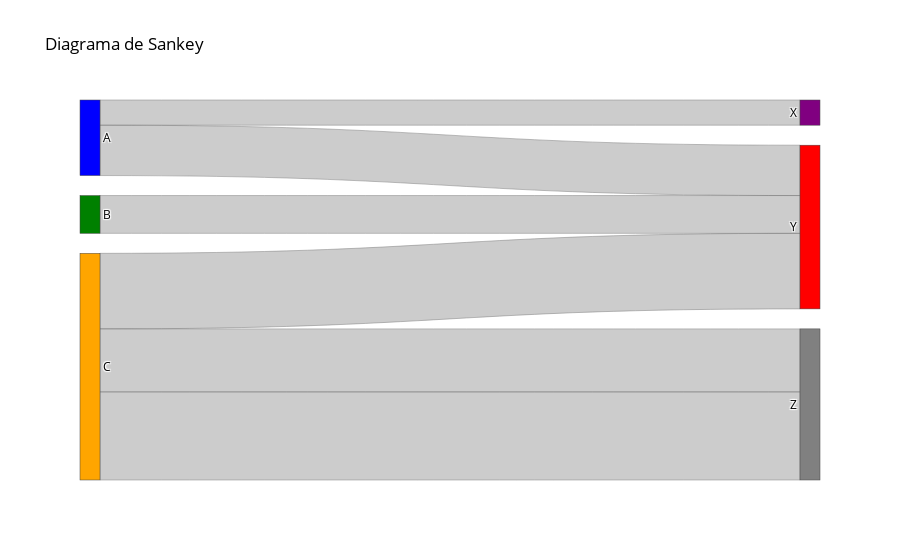

This figure's notebook cell:
### Code cell
# Crea la figura del diagrama de Sankey
fig = go.Figure(data=[go.Sankey(
    node=dict(
        label=etiquetas,
        color=['blue', 'green', 'orange', 'purple', 'red', 'gray']
    ),
    link=dict(
        source=source,
        target=target,
        value=value,
        # color=color_link,
        line=dict(color='gray', width=0.5)
    )
)])

# Personaliza el diseño y el estilo del diagrama de Sankey
fig.update_layout(
    title_text='Diagrama de Sankey',
    font=dict(size=12, color='black')
)

# Muestra el diagrama de Sankey
fig.show()

### Figure 1 — Plotly figure (JSON) as saved in the notebook; plotly's stock layout.template omitted (floating-point values rounded to 4 significant figures)
{"data": [{"link": {"line": {"color": "gray", "width": 0.5}, "source": [0, 0, 1, 2, 2, 2], "target": [3, 4, 4, 5, 4, 5], "value": [10, 20, 15, 25, 30, 35]}, "node": {"color": ["blue", "green", "orange", "purple", "red", "gray"], "label": ["A", "B", "C", "X", "Y", "Z"]}, "type": "sankey"}], "layout": {"font": {"color": "black", "size": 12}, "title": {"text": "Diagrama de Sankey"}}}
